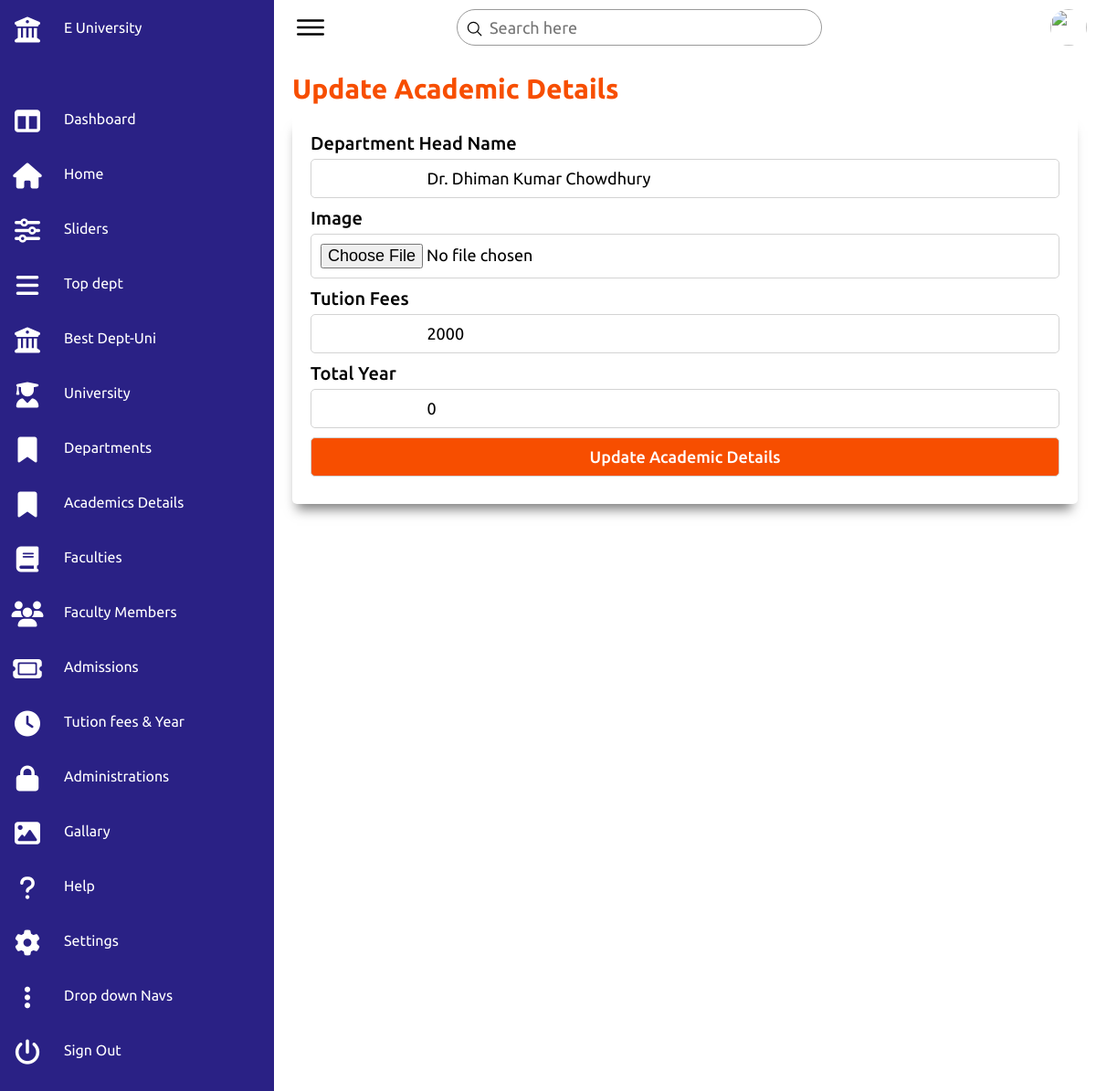
Screenshot of /edit-academic-details.php?id=2 with the database file from the repository.
### tables this page shows
CREATE TABLE `subject` (
  `id` int NOT NULL,
  `department_head` varchar(255) NOT NULL,
  `image` varchar(255) NOT NULL,
  `cost` int NOT NULL,
  `year` int NOT NULL,
  `university_id` int NOT NULL,
  `academic_id` int NOT NULL
);

### edit-academic-details.php (the view, shortened to what this page needs)
<?php
@include 'config.php';
$id = $_GET['id'];
?>
<!DOCTYPE html>
<html lang="en">
<head>
    <link rel="stylesheet" href="https://cdnjs.cloudflare.com/ajax/libs/font-awesome/6.2.1/css/all.min.css">
    <link rel="stylesheet" href="css/admin.css">
</head>
<body>
    <div class="container">
        <?php include_once 'admin-nav.php'?>
        <div class="main">
            <div class="topbar">
                <div class="toggle">
                    <ion-icon name="menu-outline"></ion-icon>
                </div>
                <div class="search">
                    <label>
                        <input type="text" placeholder="Search here">
                        <ion-icon name="search-outline"></ion-icon>
                    </label>
                </div>
                <div class="user">
                    <img src="assets/imgs/customer01.jpg" alt="">
                </div>
            </div>
            <div class="table">
                <div class="text">
                    <h1>Update Academic Details</h1>
                </div>
                <div class="form">
                    <form action="" method="post" enctype="multipart/form-data">
                        <div class="input-group">
                            <label for="department_head">Department Head Name</label>
                            <input type="text" name="department_head" value="
                            <?php
                            $sql = "SELECT * FROM subject WHERE id = '$id'";
                            $result = mysqli_query($conn, $sql);
                            if (mysqli_num_rows($result) > 0) {
                                while ($row = mysqli_fetch_assoc($result)) {
                                    echo $row['department_head'];
                                }
                            }
                            ?>
                            ">
                        </div>
                        <div class="input-group">
                            <label for="image">Image</label>
                            <input type="file" name="image" accept="image/*" value="
                            <?php
                            $sql = "SELECT * FROM subject WHERE id = '$id'";
                            $result = mysqli_query($conn, $sql);
                            if (mysqli_num_rows($result) > 0) {
                                while ($row = mysqli_fetch_assoc($result)) {
                                    echo $row['image'];
                                }
                            }
                            ?>
                            ">
                        </div>
                        <div class="input-group">
                            <label for="cost">Tution Fees</label>
                            <input type="text" name="cost" value= "
                            <?php
                            $sql = "SELECT * FROM subject WHERE id = '$id'";
                            $result = mysqli_query($conn, $sql);
                            if (mysqli_num_rows($result) > 0) {
                                while ($row = mysqli_fetch_assoc($result)) {
                                    echo $row['cost'];
                                }
                            }
                            ?>
                            ">
                        </div>
                        <div class="input-group">
                            <label for="year">Total Year</label>
                            <input type="text" name="year" value= "
                            <?php
                            $sql = "SELECT * FROM subject WHERE id = '$id'";
                            $result = mysqli_query($conn, $sql);
                            if (mysqli_num_rows($result) > 0) {
                                while ($row = mysqli_fetch_assoc($result)) {
                                    echo $row['year'];
                                }
                            }
                            ?>
                            ">
                        </div>
                        <div class="input-group">
                            <button type="submit" name="submit">Update Academic Details</button>
                        </div>
                    </form>
                </div>
            </div>
        </div>
    </div>
</body>
</html>

### css/admin.css (style rules this page uses)
* { font-family: "Ubuntu", sans-serif; margin: 0; padding: 0; box-sizing: border-box; }
:root { --blue: #2a2185; --white: #fff; --gray: #f5f5f5; --black1: #222; --black2: #999; }
body { overflow-x: hidden; }
.container { position: relative; width: 100%; display: flex; justify-content: space-between; align-items: center; height: 100%; }
.main { position: absolute; width: calc(100% - 300px); left: 300px; height: 100%; background: var(--white); transition: 0.5s; }
.topbar { width: 100%; height: 60px; display: flex; justify-content: space-between; align-items: center; padding: 0 10px; }
.toggle { position: relative; width: 60px; height: 60px; display: flex; justify-content: center; align-items: center; font-size: 2.5rem; cursor: pointer; }
.search { position: relative; width: 400px; margin: 0 10px; }
.search label { position: relative; width: 100%; }
.search label input { width: 100%; height: 40px; border-radius: 40px; padding: 5px 20px; padding-left: 35px; font-size: 18px; outline: none; border: 1px solid var(--black2); }
.search label ion-icon { position: absolute; top: 0; left: 10px; font-size: 1.2rem; }
.user { position: relative; width: 40px; height: 40px; border-radius: 50%; overflow: hidden; cursor: pointer; }
.user img { position: absolute; top: 0; left: 0; width: 100%; height: 100%; object-fit: cover; }
.table { padding: 20px; width: 100%; }
.form { padding: 20px; width: 100%; background: white; border-radius: 5px; box-shadow: -1px 12px 12px -6px rgba(0,0,0,0.5); }
.form .input-group { width: 100%; margin-bottom: 10px; }
.form .input-group label { display: block; text-align: left; margin-bottom: 5px; font-size: 20px; font-weight: 500; }
.form .input-group input { width: 100%; padding: 10px; border-radius: 5px; border: 1px solid lightgray; outline: none; font-size: 18px; }
.form .input-group button { width: 100%; padding: 10px; border-radius: 5px; border: 1px solid lightgray; outline: none; font-size: 18px; background: rgb(247, 78, 0); color: white; font-weight: 500; cursor: pointer; }
.table .text h1 { font-size: 30px; font-weight: 600; margin-bottom: 10px; color: rgb(247, 78, 0); }

### rows the page displays
subject: department_head "Dr. Dhiman Kumar Chowdhury", cost "2000", year "0"
